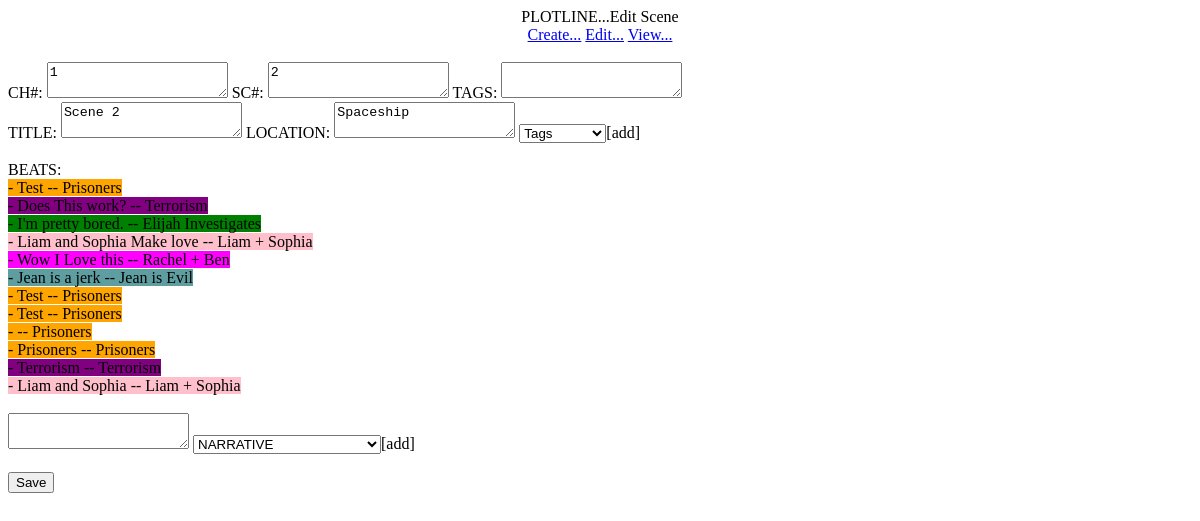
The app's page /editscene/89 with its own data.
### tables this page shows
CREATE TABLE "MAIN" (
	"KEY"	INTEGER UNIQUE,
	"CHAPTER"	INTEGER,
	"SCENE"	INTEGER,
	"TITLE"	TEXT UNIQUE,
	"LOCATION"	TEXT,
	"TAGS"	TEXT,
	PRIMARY KEY("KEY" AUTOINCREMENT)
);

CREATE TABLE "SCENE" (
	"KEY"	INTEGER,
	"NARRATIVE"	TEXT,
	"scene75"	TEXT,
	"scene76"	TEXT,
	"scene77"	TEXT,
	"scene78"	TEXT,
	"scene79"	TEXT,
	"scene80"	TEXT,
	"scene81"	TEXT,
	"scene82"	TEXT,
	"scene83"	TEXT,
	"scene84"	TEXT,
	"scene85"	TEXT
, scene86 TEXT, scene87 TEXT, scene88 TEXT, scene89 TEXT, scene90 TEXT, scene91 TEXT, scene92 TEXT, scene93 TEXT, scene94 TEXT, scene95 TEXT);

### plotline.py (the view)
@app.route('/editscene/<KEY>')
def editscene(KEY):
	key = str(KEY)
	scenenumber = 'scene' + str(KEY)
	import sqlite3
	connection = sqlite3.connect('projdbs/' + database)
	connection.row_factory = sqlite3.Row
	cursor = connection.cursor()
	cursor.execute("SELECT * FROM MAIN WHERE KEY = ?", (key,))
	rows = cursor.fetchall()
	cursor.execute('SELECT * FROM SCENE WHERE ? != "NULL"', (scenenumber,))
	beat = cursor.fetchall()
	return render_template('editscene.html', rows=rows, key=key, beat=beat,\
	 scenenumber=scenenumber, narrative1=narrative1, narrative2=narrative2,\
	  narrative3=narrative3, narrative4=narrative4, narrative5=narrative5,\
	  narrative6=narrative6, narrative7=narrative7, narrative8=narrative8,\
	  narrative9=narrative9, narrative10=narrative10, narrative11=narrative11,\
	  narrative12=narrative12, narrative13=narrative13, narrative14=narrative14,\
	  narrative15=narrative15, narrative16=narrative16, narrative17=narrative17,\
	  narrative18=narrative18, narrative19=narrative19, narrative20=narrative20)

### templates/editscene.html (shortened to what this page needs)
{% extends 'base.html' %}
  {% block content %}
<html><head>
</head>
<body>
<div style="text-align: center;">PLOTLINE...Edit Scene<br>
  <a href="\createscene">Create...</a>
  <a href="\editscene">Edit...</a>
  <a href="\viewoutline">View...</a>
  <br>
  <br>
<div style="text-align: left;">
{% for row in rows %}
<form action="/updatescene/{{key}}" method="post">
  CH#: <textarea input name="CHAPTER">{{row['CHAPTER']}} </textarea>
  SC#: <textarea input name="SCENE">{{row['SCENE']}} </textarea>
  TAGS: <textarea input name="TAGS">{{row['TAGS']}} </textarea>
  <br>
  TITLE: <textarea input name="TITLE">{{row['TITLE']}} </textarea>
  LOCATION: <textarea input name='LOCATION'>{{row['LOCATION']}} </textarea>
  <select name="ADDTAGS" id="ADDTAGS">
  <option value="Tags">Tags</option>
  </select>[add]<br>
  <br>
  BEATS:
  <br>
  {% for row in beat %}
  {% if row[scenenumber] is not none %}
  {% if row['NARRATIVE'] == narrative1 %}
  {% set color = 'narrative1' %}
  {% elif row['NARRATIVE'] == narrative2 %}
  {% set color = 'narrative2' %}
  {% elif row['NARRATIVE'] == narrative3 %}
  {% set color = 'narrative3' %}
  {% elif row['NARRATIVE'] == narrative4 %}
  {% set color = 'narrative4' %}
  {% elif row['NARRATIVE'] == narrative5 %}
  {% set color = 'narrative5' %}
  {% elif row['NARRATIVE'] == narrative6 %}
  {% set color = 'narrative6' %}
  {% elif row['NARRATIVE'] == narrative7 %}
  {% set color = 'narrative7' %}
  {% elif row['NARRATIVE'] == narrative8 %}
  {% set color = 'narrative8' %}
  {% elif row['NARRATIVE'] == narrative9 %}
  {% set color = 'narrative9' %}
  {% elif row['NARRATIVE'] == narrative10 %}
  {% set color = 'narrative10' %}
  {% elif row['NARRATIVE'] == narrative11 %}
  {% set color = 'narrative11' %}
  {% elif row['NARRATIVE'] == narrative12 %}
  {% set color = 'narrative12' %}
  {% elif row['NARRATIVE'] == narrative13 %}
  {% set color = 'narrative13' %}
  {% elif row['NARRATIVE'] == narrative14 %}
  {% set color = 'narrative14' %}
  {% elif row['NARRATIVE'] == narrative15 %}
  {% set color = 'narrative15' %}
  {% elif row['NARRATIVE'] == narrative16 %}
  {% set color = 'narrative16' %}
  {% elif row['NARRATIVE'] == narrative17 %}
  {% set color = 'narrative17' %}
  {% elif row['NARRATIVE'] == narrative18 %}
  {% set color = 'narrative18' %}
  {% elif row['NARRATIVE'] == narrative19 %}
  {% set color = 'narrative19' %}
  {% elif row['NARRATIVE'] == narrative20 %}
  {% set color = 'narrative20' %}
  {% endif %}
  <span class="{{ color }}"> - {{row[scenenumber]}} -- {{row['NARRATIVE']}}</span><br>
  {% endif %}
  {% endfor %}
  <br>
  <textarea input name="BEATS"></textarea>
  <select name="NARRATIVE" id="NARRATIVE">
  <option value="">NARRATIVE</option>
  </select>[add]<br>
  <br>
   <input name="form" value="Save" type="submit">
</form>
{% endfor %}
</div>
</div>
</body></html>
{% endblock %}

### templates/base.html (style rules this page uses)
.narrative1 { background-color: orange; }
.narrative2 { background-color: purple; }
.narrative3 { background-color: pink; }
.narrative5 { background-color: cadetblue; }
.narrative6 { background-color: green; }
.narrative8 { background-color: fuchsia; }

### records on screen
MAIN: CHAPTER "1", SCENE "2", TITLE "Scene 2", LOCATION "Spaceship"
SCENE: scene89 "Test", NARRATIVE "Prisoners"
SCENE: scene89 "Does This work?", NARRATIVE "Terrorism"
SCENE: scene89 "I'm pretty bored.", NARRATIVE "Elijah Investigates"
SCENE: scene89 "Liam and Sophia Make love", NARRATIVE "Liam + Sophia"
SCENE: scene89 "Wow I Love this", NARRATIVE "Rachel + Ben"
SCENE: scene89 "Jean is a jerk", NARRATIVE "Jean is Evil"
SCENE: scene89 "Test", NARRATIVE "Prisoners"
SCENE: scene89 "Test", NARRATIVE "Prisoners"
SCENE: NARRATIVE "Prisoners"
SCENE: scene89 "Prisoners", NARRATIVE "Prisoners"
SCENE: scene89 "Terrorism", NARRATIVE "Terrorism"
SCENE: scene89 "Liam and Sophia", NARRATIVE "Liam + Sophia"
